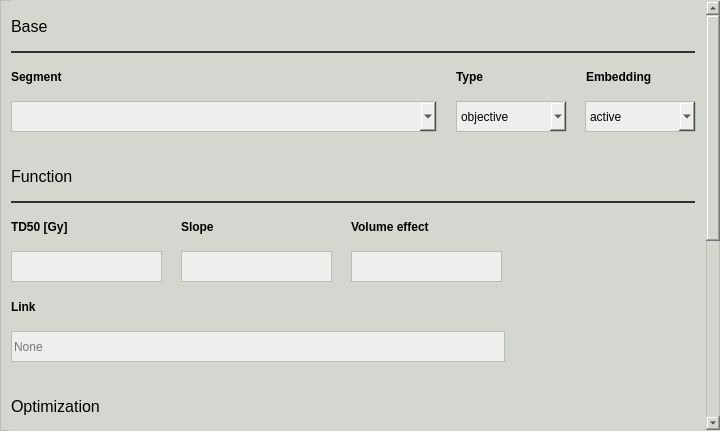
<?xml version="1.0" encoding="UTF-8"?>
<ui version="4.0">
 <class>lkb_ntcp_window</class>
 <widget class="QMainWindow" name="lkb_ntcp_window">
  <property name="windowModality">
   <enum>Qt::ApplicationModal</enum>
  </property>
  <property name="geometry">
   <rect>
    <x>0</x>
    <y>0</y>
    <width>720</width>
    <height>431</height>
   </rect>
  </property>
  <property name="minimumSize">
   <size>
    <width>720</width>
    <height>431</height>
   </size>
  </property>
  <property name="maximumSize">
   <size>
    <width>720</width>
    <height>431</height>
   </size>
  </property>
  <property name="windowTitle">
   <string>Lyman-Kutcher-Burman NTCP Editor</string>
  </property>
  <property name="styleSheet">
   <string notr="true">color: rgb(0, 0, 0);
background-color: rgb(211, 215, 207);</string>
  </property>
  <widget class="QWidget" name="body_widget">
   <property name="styleSheet">
    <string notr="true">color: rgb(0, 0, 0);
background-color: rgb(211, 215, 207);
border: 1px solid;
border-color: rgb(186, 189, 182);</string>
   </property>
   <widget class="QScrollArea" name="scroll_area">
    <property name="geometry">
     <rect>
      <x>10</x>
      <y>0</y>
      <width>711</width>
      <height>431</height>
     </rect>
    </property>
    <property name="styleSheet">
     <string notr="true">border-color: transparent;</string>
    </property>
    <property name="widgetResizable">
     <bool>false</bool>
    </property>
    <widget class="QWidget" name="scroll_contents">
     <property name="geometry">
      <rect>
       <x>0</x>
       <y>0</y>
       <width>690</width>
       <height>760</height>
      </rect>
     </property>
     <widget class="QComboBox" name="embedding_cbox">
      <property name="geometry">
       <rect>
        <x>574</x>
        <y>100</y>
        <width>111</width>
        <height>31</height>
       </rect>
      </property>
      <property name="cursor">
       <cursorShape>PointingHandCursor</cursorShape>
      </property>
      <property name="styleSheet">
       <string notr="true">color: rgb(0, 0, 0);
background-color: rgb(238, 238, 236);
border: 1px solid;
border-color: rgb(186, 189, 182);</string>
      </property>
      <property name="currentIndex">
       <number>0</number>
      </property>
      <item>
       <property name="text">
        <string>active</string>
       </property>
      </item>
      <item>
       <property name="text">
        <string>passive</string>
       </property>
      </item>
     </widget>
     <widget class="QLabel" name="segment_label">
      <property name="geometry">
       <rect>
        <x>0</x>
        <y>60</y>
        <width>431</width>
        <height>31</height>
       </rect>
      </property>
      <property name="font">
       <font>
        <weight>75</weight>
        <bold>true</bold>
       </font>
      </property>
      <property name="styleSheet">
       <string notr="true">border: 0px solid;</string>
      </property>
      <property name="text">
       <string>Segment</string>
      </property>
     </widget>
     <widget class="QLabel" name="embedding_label">
      <property name="geometry">
       <rect>
        <x>575</x>
        <y>60</y>
        <width>109</width>
        <height>31</height>
       </rect>
      </property>
      <property name="font">
       <font>
        <weight>75</weight>
        <bold>true</bold>
       </font>
      </property>
      <property name="styleSheet">
       <string notr="true">border: 0px solid;</string>
      </property>
      <property name="text">
       <string>Embedding</string>
      </property>
     </widget>
     <widget class="QLabel" name="base_label">
      <property name="geometry">
       <rect>
        <x>0</x>
        <y>10</y>
        <width>684</width>
        <height>31</height>
       </rect>
      </property>
      <property name="font">
       <font>
        <pointsize>12</pointsize>
       </font>
      </property>
      <property name="styleSheet">
       <string notr="true">border: 0px solid;</string>
      </property>
      <property name="text">
       <string>Base</string>
      </property>
     </widget>
     <widget class="QComboBox" name="type_cbox">
      <property name="geometry">
       <rect>
        <x>445</x>
        <y>100</y>
        <width>111</width>
        <height>31</height>
       </rect>
      </property>
      <property name="cursor">
       <cursorShape>PointingHandCursor</cursorShape>
      </property>
      <property name="styleSheet">
       <string notr="true">color: rgb(0, 0, 0);
background-color: rgb(238, 238, 236);
border: 1px solid;
border-color: rgb(186, 189, 182);</string>
      </property>
      <property name="currentIndex">
       <number>0</number>
      </property>
      <item>
       <property name="text">
        <string>objective</string>
       </property>
      </item>
      <item>
       <property name="text">
        <string>constraint</string>
       </property>
      </item>
     </widget>
     <widget class="Line" name="base_line">
      <property name="geometry">
       <rect>
        <x>0</x>
        <y>50</y>
        <width>684</width>
        <height>2</height>
       </rect>
      </property>
      <property name="styleSheet">
       <string notr="true">border-color: rgb(46, 52, 54);</string>
      </property>
     </widget>
     <widget class="QLabel" name="type_label">
      <property name="geometry">
       <rect>
        <x>445</x>
        <y>60</y>
        <width>111</width>
        <height>31</height>
       </rect>
      </property>
      <property name="font">
       <font>
        <weight>75</weight>
        <bold>true</bold>
       </font>
      </property>
      <property name="styleSheet">
       <string notr="true">border: 0px solid;</string>
      </property>
      <property name="text">
       <string>Type</string>
      </property>
     </widget>
     <widget class="QPushButton" name="close_component_pbutton">
      <property name="geometry">
       <rect>
        <x>614</x>
        <y>720</y>
        <width>71</width>
        <height>31</height>
       </rect>
      </property>
      <property name="cursor">
       <cursorShape>PointingHandCursor</cursorShape>
      </property>
      <property name="styleSheet">
       <string notr="true">color: rgb(0, 0, 0);
background-color: rgb(238, 238, 236);
border: 1px solid;
border-color: rgb(186, 189, 182);</string>
      </property>
      <property name="text">
       <string>Close</string>
      </property>
     </widget>
     <widget class="QLineEdit" name="identifier_ledit">
      <property name="geometry">
       <rect>
        <x>0</x>
        <y>630</y>
        <width>381</width>
        <height>31</height>
       </rect>
      </property>
      <property name="styleSheet">
       <string notr="true">color: rgb(0, 0, 0);
background-color: rgb(238, 238, 236);
border: 1px solid;
border-color: rgb(186, 189, 182);</string>
      </property>
      <property name="placeholderText">
       <string>None</string>
      </property>
     </widget>
     <widget class="QSpinBox" name="rank_sbox">
      <property name="geometry">
       <rect>
        <x>190</x>
        <y>480</y>
        <width>111</width>
        <height>31</height>
       </rect>
      </property>
      <property name="cursor">
       <cursorShape>IBeamCursor</cursorShape>
      </property>
      <property name="styleSheet">
       <string notr="true">color: rgb(0, 0, 0);
background-color: rgb(238, 238, 236);
border: 1px solid;
border-color: rgb(186, 189, 182);</string>
      </property>
      <property name="alignment">
       <set>Qt::AlignCenter</set>
      </property>
      <property name="buttonSymbols">
       <enum>QAbstractSpinBox::PlusMinus</enum>
      </property>
      <property name="minimum">
       <number>1</number>
      </property>
      <property name="maximum">
       <number>1000</number>
      </property>
      <property name="value">
       <number>1</number>
      </property>
     </widget>
     <widget class="QLabel" name="identifier_label">
      <property name="geometry">
       <rect>
        <x>0</x>
        <y>590</y>
        <width>381</width>
        <height>31</height>
       </rect>
      </property>
      <property name="font">
       <font>
        <weight>75</weight>
        <bold>true</bold>
       </font>
      </property>
      <property name="styleSheet">
       <string notr="true">border: 0px solid;</string>
      </property>
      <property name="text">
       <string>Identifier</string>
      </property>
     </widget>
     <widget class="QLineEdit" name="link_ledit">
      <property name="geometry">
       <rect>
        <x>0</x>
        <y>330</y>
        <width>494</width>
        <height>31</height>
       </rect>
      </property>
      <property name="styleSheet">
       <string notr="true">color: rgb(0, 0, 0);
background-color: rgb(238, 238, 236);
border: 1px solid;
border-color: rgb(186, 189, 182);</string>
      </property>
      <property name="placeholderText">
       <string>None</string>
      </property>
     </widget>
     <widget class="QLabel" name="link_label">
      <property name="geometry">
       <rect>
        <x>0</x>
        <y>290</y>
        <width>494</width>
        <height>31</height>
       </rect>
      </property>
      <property name="font">
       <font>
        <weight>75</weight>
        <bold>true</bold>
       </font>
      </property>
      <property name="styleSheet">
       <string notr="true">border: none;</string>
      </property>
      <property name="text">
       <string>Link</string>
      </property>
     </widget>
     <widget class="QLabel" name="function_label">
      <property name="geometry">
       <rect>
        <x>0</x>
        <y>160</y>
        <width>684</width>
        <height>31</height>
       </rect>
      </property>
      <property name="font">
       <font>
        <pointsize>12</pointsize>
       </font>
      </property>
      <property name="styleSheet">
       <string notr="true">border: 0px solid;</string>
      </property>
      <property name="text">
       <string>Function</string>
      </property>
     </widget>
     <widget class="QLabel" name="bounds_label">
      <property name="geometry">
       <rect>
        <x>323</x>
        <y>440</y>
        <width>364</width>
        <height>31</height>
       </rect>
      </property>
      <property name="font">
       <font>
        <weight>75</weight>
        <bold>true</bold>
       </font>
      </property>
      <property name="styleSheet">
       <string notr="true">border: 0px solid;</string>
      </property>
      <property name="text">
       <string>Bounds</string>
      </property>
     </widget>
     <widget class="QLabel" name="handling_viz_label">
      <property name="geometry">
       <rect>
        <x>0</x>
        <y>540</y>
        <width>684</width>
        <height>31</height>
       </rect>
      </property>
      <property name="font">
       <font>
        <pointsize>12</pointsize>
       </font>
      </property>
      <property name="styleSheet">
       <string notr="true">border: 0px solid;</string>
      </property>
      <property name="text">
       <string>Handling &amp; Visualization</string>
      </property>
     </widget>
     <widget class="QLabel" name="weight_label">
      <property name="geometry">
       <rect>
        <x>0</x>
        <y>440</y>
        <width>171</width>
        <height>31</height>
       </rect>
      </property>
      <property name="font">
       <font>
        <weight>75</weight>
        <bold>true</bold>
       </font>
      </property>
      <property name="styleSheet">
       <string notr="true">border: 0px solid;</string>
      </property>
      <property name="text">
       <string>Weight</string>
      </property>
     </widget>
     <widget class="QPushButton" name="save_component_pbutton">
      <property name="geometry">
       <rect>
        <x>534</x>
        <y>720</y>
        <width>71</width>
        <height>31</height>
       </rect>
      </property>
      <property name="cursor">
       <cursorShape>PointingHandCursor</cursorShape>
      </property>
      <property name="styleSheet">
       <string notr="true">color: rgb(0, 0, 0);
background-color: rgb(238, 238, 236);
border: 1px solid;
border-color: rgb(186, 189, 182);</string>
      </property>
      <property name="text">
       <string>Save</string>
      </property>
     </widget>
     <widget class="Line" name="function_line">
      <property name="geometry">
       <rect>
        <x>0</x>
        <y>200</y>
        <width>684</width>
        <height>2</height>
       </rect>
      </property>
      <property name="styleSheet">
       <string notr="true">border-color: rgb(46, 52, 54);</string>
      </property>
     </widget>
     <widget class="QLabel" name="conjunction">
      <property name="geometry">
       <rect>
        <x>494</x>
        <y>485</y>
        <width>16</width>
        <height>17</height>
       </rect>
      </property>
      <property name="font">
       <font>
        <weight>75</weight>
        <bold>true</bold>
       </font>
      </property>
      <property name="styleSheet">
       <string notr="true">border: none;</string>
      </property>
      <property name="text">
       <string>-</string>
      </property>
      <property name="alignment">
       <set>Qt::AlignCenter</set>
      </property>
     </widget>
     <widget class="QLabel" name="optimization_label">
      <property name="geometry">
       <rect>
        <x>0</x>
        <y>390</y>
        <width>684</width>
        <height>31</height>
       </rect>
      </property>
      <property name="font">
       <font>
        <pointsize>12</pointsize>
       </font>
      </property>
      <property name="styleSheet">
       <string notr="true">border: 0px solid;</string>
      </property>
      <property name="text">
       <string>Optimization</string>
      </property>
     </widget>
     <widget class="QLabel" name="rank_label">
      <property name="geometry">
       <rect>
        <x>190</x>
        <y>440</y>
        <width>111</width>
        <height>31</height>
       </rect>
      </property>
      <property name="font">
       <font>
        <weight>75</weight>
        <bold>true</bold>
       </font>
      </property>
      <property name="styleSheet">
       <string notr="true">border: 0px solid;</string>
      </property>
      <property name="text">
       <string>Rank</string>
      </property>
     </widget>
     <widget class="QLineEdit" name="upper_bound_ledit">
      <property name="geometry">
       <rect>
        <x>515</x>
        <y>480</y>
        <width>170</width>
        <height>31</height>
       </rect>
      </property>
      <property name="styleSheet">
       <string notr="true">color: rgb(0, 0, 0);
background-color: rgb(238, 238, 236);
border: 1px solid;
border-color: rgb(186, 189, 182);</string>
      </property>
      <property name="alignment">
       <set>Qt::AlignCenter</set>
      </property>
      <property name="placeholderText">
       <string>1.0</string>
      </property>
     </widget>
     <widget class="QLineEdit" name="weight_ledit">
      <property name="geometry">
       <rect>
        <x>0</x>
        <y>480</y>
        <width>171</width>
        <height>31</height>
       </rect>
      </property>
      <property name="styleSheet">
       <string notr="true">color: rgb(0, 0, 0);
background-color: rgb(238, 238, 236);
border: 1px solid;
border-color: rgb(186, 189, 182);</string>
      </property>
      <property name="alignment">
       <set>Qt::AlignCenter</set>
      </property>
      <property name="placeholderText">
       <string>1.0</string>
      </property>
     </widget>
     <widget class="QCheckBox" name="disp_component_check">
      <property name="geometry">
       <rect>
        <x>0</x>
        <y>680</y>
        <width>231</width>
        <height>23</height>
       </rect>
      </property>
      <property name="cursor">
       <cursorShape>PointingHandCursor</cursorShape>
      </property>
      <property name="styleSheet">
       <string notr="true">border: 0px;
color: rgb(0, 0, 0);</string>
      </property>
      <property name="text">
       <string>Display component</string>
      </property>
      <property name="checked">
       <bool>true</bool>
      </property>
     </widget>
     <widget class="Line" name="handling_viz_line">
      <property name="geometry">
       <rect>
        <x>0</x>
        <y>580</y>
        <width>684</width>
        <height>2</height>
       </rect>
      </property>
      <property name="styleSheet">
       <string notr="true">border-color: rgb(46, 52, 54);</string>
      </property>
     </widget>
     <widget class="Line" name="optimization_line">
      <property name="geometry">
       <rect>
        <x>0</x>
        <y>430</y>
        <width>684</width>
        <height>2</height>
       </rect>
      </property>
      <property name="styleSheet">
       <string notr="true">border-color: rgb(46, 52, 54);</string>
      </property>
     </widget>
     <widget class="QLineEdit" name="lower_bound_ledit">
      <property name="geometry">
       <rect>
        <x>320</x>
        <y>480</y>
        <width>170</width>
        <height>31</height>
       </rect>
      </property>
      <property name="styleSheet">
       <string notr="true">color: rgb(0, 0, 0);
background-color: rgb(238, 238, 236);
border: 1px solid;
border-color: rgb(186, 189, 182);</string>
      </property>
      <property name="alignment">
       <set>Qt::AlignCenter</set>
      </property>
      <property name="placeholderText">
       <string>0.0</string>
      </property>
     </widget>
     <widget class="QLabel" name="slope_label">
      <property name="geometry">
       <rect>
        <x>170</x>
        <y>210</y>
        <width>151</width>
        <height>31</height>
       </rect>
      </property>
      <property name="font">
       <font>
        <weight>75</weight>
        <bold>true</bold>
       </font>
      </property>
      <property name="styleSheet">
       <string notr="true">border: 0px solid;</string>
      </property>
      <property name="text">
       <string>Slope</string>
      </property>
     </widget>
     <widget class="QLineEdit" name="vol_eff_ledit">
      <property name="geometry">
       <rect>
        <x>340</x>
        <y>250</y>
        <width>151</width>
        <height>31</height>
       </rect>
      </property>
      <property name="styleSheet">
       <string notr="true">color: rgb(0, 0, 0);
background-color: rgb(238, 238, 236);
border: 1px solid;
border-color: rgb(186, 189, 182);</string>
      </property>
      <property name="alignment">
       <set>Qt::AlignCenter</set>
      </property>
     </widget>
     <widget class="QLabel" name="td50_label">
      <property name="geometry">
       <rect>
        <x>0</x>
        <y>210</y>
        <width>151</width>
        <height>31</height>
       </rect>
      </property>
      <property name="font">
       <font>
        <weight>75</weight>
        <bold>true</bold>
       </font>
      </property>
      <property name="styleSheet">
       <string notr="true">border: 0px solid;</string>
      </property>
      <property name="text">
       <string>TD50 [Gy]</string>
      </property>
     </widget>
     <widget class="QLineEdit" name="slope_ledit">
      <property name="geometry">
       <rect>
        <x>170</x>
        <y>250</y>
        <width>151</width>
        <height>31</height>
       </rect>
      </property>
      <property name="styleSheet">
       <string notr="true">color: rgb(0, 0, 0);
background-color: rgb(238, 238, 236);
border: 1px solid;
border-color: rgb(186, 189, 182);</string>
      </property>
      <property name="alignment">
       <set>Qt::AlignCenter</set>
      </property>
     </widget>
     <widget class="QLineEdit" name="td50_ledit">
      <property name="geometry">
       <rect>
        <x>0</x>
        <y>250</y>
        <width>151</width>
        <height>31</height>
       </rect>
      </property>
      <property name="styleSheet">
       <string notr="true">color: rgb(0, 0, 0);
background-color: rgb(238, 238, 236);
border: 1px solid;
border-color: rgb(186, 189, 182);</string>
      </property>
      <property name="alignment">
       <set>Qt::AlignCenter</set>
      </property>
     </widget>
     <widget class="QLabel" name="vol_eff_label">
      <property name="geometry">
       <rect>
        <x>340</x>
        <y>210</y>
        <width>151</width>
        <height>31</height>
       </rect>
      </property>
      <property name="font">
       <font>
        <weight>75</weight>
        <bold>true</bold>
       </font>
      </property>
      <property name="styleSheet">
       <string notr="true">border: 0px solid;</string>
      </property>
      <property name="text">
       <string>Volume effect</string>
      </property>
     </widget>
     <widget class="QComboBox" name="segment_cbox">
      <property name="geometry">
       <rect>
        <x>0</x>
        <y>100</y>
        <width>426</width>
        <height>31</height>
       </rect>
      </property>
      <property name="cursor">
       <cursorShape>PointingHandCursor</cursorShape>
      </property>
      <property name="styleSheet">
       <string notr="true">color: rgb(0, 0, 0);
background-color: rgb(238, 238, 236);
border: 1px solid;
border-color: rgb(186, 189, 182);</string>
      </property>
      <property name="currentIndex">
       <number>-1</number>
      </property>
     </widget>
    </widget>
   </widget>
  </widget>
 </widget>
 <resources>
  <include location="../../assets/resources.qrc"/>
 </resources>
 <connections/>
</ui>
